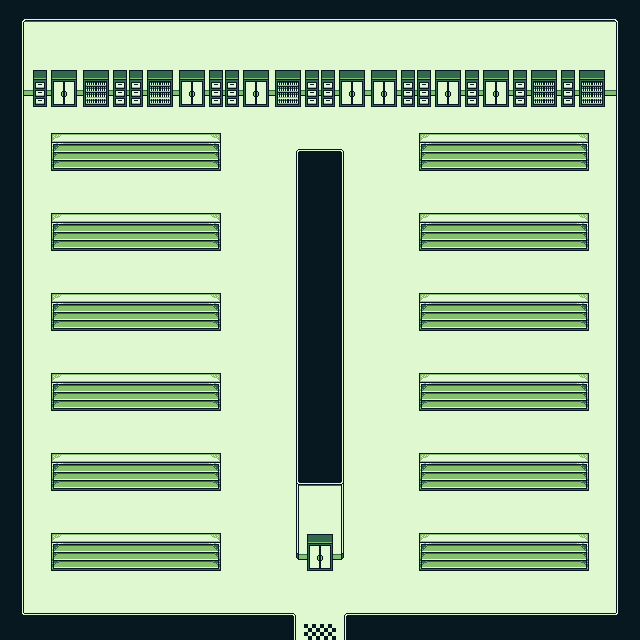

The image is a tile-based game level rendered from a .tmx file. Its description and source (layers, tilesets, objects; grid data summarised) follow:
An orthogonal 40x40 tile map with 16x16 px tiles, 1 tile layer (Tile Layer 1).

<map version="1.4" tiledversion="1.4.3" orientation="orthogonal" renderorder="right-down" width="40" height="40" tilewidth="16" tileheight="16" infinite="0" nextlayerid="2" nextobjectid="1">
 <tileset firstgid="1" name="room" tilewidth="16" tileheight="16" tilecount="420" columns="10">
  <image source="room.png" width="160" height="672" />
 </tileset>
 <layer id="1" name="Tile Layer 1" width="40" height="40">
  <data>[1600 cells, 1600 non-empty, 28 distinct tile ids]</data>
 </layer>
</map>
